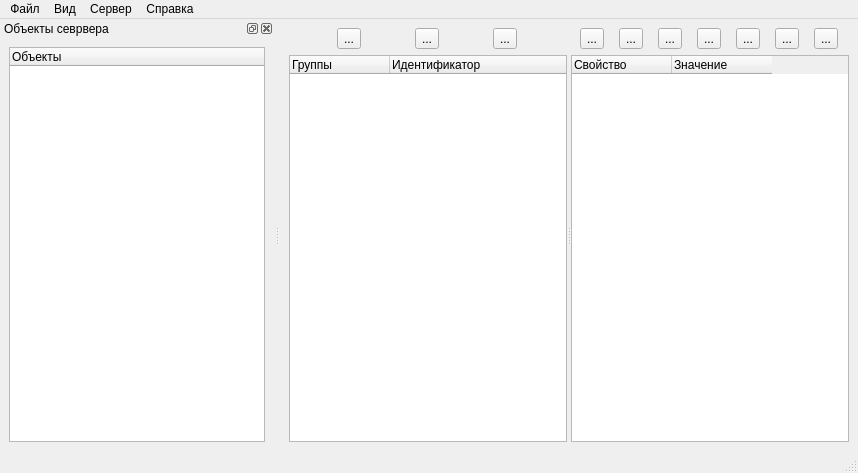
<?xml version="1.0" encoding="UTF-8"?>
<ui version="4.0">
 <class>MainWindow</class>
 <widget class="QMainWindow" name="MainWindow">
  <property name="geometry">
   <rect>
    <x>0</x>
    <y>0</y>
    <width>858</width>
    <height>473</height>
   </rect>
  </property>
  <property name="windowTitle">
   <string>Консоль администрирования</string>
  </property>
  <widget class="QWidget" name="centralwidget">
   <layout class="QGridLayout" name="gridLayout">
    <item row="0" column="0">
     <widget class="QSplitter" name="splitter">
      <property name="orientation">
       <enum>Qt::Horizontal</enum>
      </property>
      <widget class="QWidget" name="panelGroupUsers" native="true">
       <layout class="QVBoxLayout" name="treeGropPanel">
        <property name="leftMargin">
         <number>0</number>
        </property>
        <property name="topMargin">
         <number>0</number>
        </property>
        <property name="rightMargin">
         <number>0</number>
        </property>
        <property name="bottomMargin">
         <number>0</number>
        </property>
        <item>
         <layout class="QHBoxLayout" name="toolBtnGroupBox">
          <item>
           <widget class="QToolButton" name="btnAddGroup">
            <property name="toolTip">
             <string extracomment="Создать новую группу">Добавить новую группу</string>
            </property>
            <property name="text">
             <string>...</string>
            </property>
            <property name="icon">
             <iconset resource="resourse.qrc">
              <normaloff>:/new/icons/res/tbreflist.png</normaloff>:/new/icons/res/tbreflist.png</iconset>
            </property>
           </widget>
          </item>
          <item>
           <widget class="QToolButton" name="btnEditGroup">
            <property name="toolTip">
             <string extracomment="Изменить выбранную группу">Изменить выбранную группу</string>
            </property>
            <property name="text">
             <string>...</string>
            </property>
            <property name="icon">
             <iconset resource="resourse.qrc">
              <normaloff>:/new/icons/res/tbglacti.png</normaloff>:/new/icons/res/tbglacti.png</iconset>
            </property>
           </widget>
          </item>
          <item>
           <widget class="QToolButton" name="btnDelGroup">
            <property name="toolTip">
             <string extracomment="Удалить выбранную группу">Удалить выбранную группу</string>
            </property>
            <property name="text">
             <string>...</string>
            </property>
            <property name="icon">
             <iconset resource="resourse.qrc">
              <normaloff>:/new/icons/res/delete.png</normaloff>:/new/icons/res/delete.png</iconset>
            </property>
           </widget>
          </item>
         </layout>
        </item>
        <item>
         <widget class="QTreeWidget" name="treeChannels">
          <column>
           <property name="text">
            <string>Группы</string>
           </property>
          </column>
          <column>
           <property name="text">
            <string>Идентификатор</string>
           </property>
          </column>
         </widget>
        </item>
       </layout>
      </widget>
      <widget class="QWidget" name="layoutWidget">
       <layout class="QVBoxLayout" name="verticalLayout">
        <item>
         <layout class="QHBoxLayout" name="toolBottonsUsers">
          <item>
           <widget class="QToolButton" name="btnSendMessage">
            <property name="toolTip">
             <string>Отправить сообщение выбранному пользователю</string>
            </property>
            <property name="text">
             <string>...</string>
            </property>
            <property name="icon">
             <iconset resource="resourse.qrc">
              <normaloff>:/new/icons/res/send.svg</normaloff>:/new/icons/res/send.svg</iconset>
            </property>
           </widget>
          </item>
          <item>
           <widget class="QToolButton" name="btnKillSession">
            <property name="toolTip">
             <string>Удалить сеанс выбранного пользователя</string>
            </property>
            <property name="text">
             <string>...</string>
            </property>
            <property name="icon">
             <iconset resource="resourse.qrc">
              <normaloff>:/new/icons/res/KillSession.png</normaloff>:/new/icons/res/KillSession.png</iconset>
            </property>
           </widget>
          </item>
          <item>
           <widget class="QToolButton" name="btnAddUser">
            <property name="toolTip">
             <string>Добавить нового пользователя</string>
            </property>
            <property name="text">
             <string>...</string>
            </property>
            <property name="icon">
             <iconset resource="resourse.qrc">
              <normaloff>:/new/icons/res/new_element.png</normaloff>:/new/icons/res/new_element.png</iconset>
            </property>
           </widget>
          </item>
          <item>
           <widget class="QToolButton" name="btnEditUser">
            <property name="toolTip">
             <string>Изменить выбранного пользователя</string>
            </property>
            <property name="text">
             <string>...</string>
            </property>
            <property name="icon">
             <iconset resource="resourse.qrc">
              <normaloff>:/new/icons/res/tbglacti.png</normaloff>:/new/icons/res/tbglacti.png</iconset>
            </property>
           </widget>
          </item>
          <item>
           <widget class="QToolButton" name="btnDeleteUser">
            <property name="toolTip">
             <string>Удалить выбранного пользователя</string>
            </property>
            <property name="text">
             <string>...</string>
            </property>
            <property name="icon">
             <iconset resource="resourse.qrc">
              <normaloff>:/new/icons/res/delete.png</normaloff>:/new/icons/res/delete.png</iconset>
            </property>
           </widget>
          </item>
          <item>
           <widget class="QToolButton" name="btnViewMode">
            <property name="toolTip">
             <string>Сменить режим отображения списка</string>
            </property>
            <property name="text">
             <string>...</string>
            </property>
            <property name="icon">
             <iconset resource="resourse.qrc">
              <normaloff>:/new/icons/res/list_tree.png</normaloff>:/new/icons/res/list_tree.png</iconset>
            </property>
           </widget>
          </item>
          <item>
           <widget class="QToolButton" name="btnToGroup">
            <property name="toolTip">
             <string>Переместить в другую группу выбранного пользователя</string>
            </property>
            <property name="text">
             <string>...</string>
            </property>
            <property name="icon">
             <iconset resource="resourse.qrc">
              <normaloff>:/new/icons/res/move_element.png</normaloff>:/new/icons/res/move_element.png</iconset>
            </property>
           </widget>
          </item>
         </layout>
        </item>
        <item>
         <widget class="QTableWidget" name="listChildSrvObjects">
          <property name="selectionMode">
           <enum>QAbstractItemView::SingleSelection</enum>
          </property>
          <property name="selectionBehavior">
           <enum>QAbstractItemView::SelectRows</enum>
          </property>
          <column>
           <property name="text">
            <string>Свойство</string>
           </property>
           <property name="textAlignment">
            <set>AlignLeading|AlignVCenter</set>
           </property>
          </column>
          <column>
           <property name="text">
            <string>Значение</string>
           </property>
           <property name="textAlignment">
            <set>AlignJustify|AlignVCenter</set>
           </property>
          </column>
         </widget>
        </item>
       </layout>
      </widget>
     </widget>
    </item>
   </layout>
  </widget>
  <widget class="QMenuBar" name="menubar">
   <property name="geometry">
    <rect>
     <x>0</x>
     <y>0</y>
     <width>858</width>
     <height>22</height>
    </rect>
   </property>
   <widget class="QMenu" name="menu">
    <property name="title">
     <string>Файл</string>
    </property>
    <addaction name="action_4"/>
   </widget>
   <widget class="QMenu" name="mnuView">
    <property name="title">
     <string>Вид</string>
    </property>
   </widget>
   <widget class="QMenu" name="mnuService">
    <property name="title">
     <string>Сервер</string>
    </property>
    <addaction name="mnuOptions"/>
    <addaction name="separator"/>
    <addaction name="mnuStartSession"/>
    <addaction name="mnuDisconnect"/>
    <addaction name="separator"/>
    <addaction name="mnuServerRun"/>
    <addaction name="mnuServerStop"/>
   </widget>
   <widget class="QMenu" name="menu_4">
    <property name="title">
     <string>Справка</string>
    </property>
    <addaction name="action"/>
   </widget>
   <addaction name="menu"/>
   <addaction name="mnuView"/>
   <addaction name="mnuService"/>
   <addaction name="menu_4"/>
  </widget>
  <widget class="QStatusBar" name="statusbar"/>
  <widget class="QDockWidget" name="dockSrvObjects">
   <property name="windowTitle">
    <string>Объекты севрвера</string>
   </property>
   <attribute name="dockWidgetArea">
    <number>1</number>
   </attribute>
   <widget class="QWidget" name="dockWidgetContents">
    <layout class="QGridLayout" name="gridLayout_2">
     <item row="0" column="0">
      <widget class="QTreeWidget" name="treeSrvObjects">
       <column>
        <property name="text">
         <string notr="true">Объекты</string>
        </property>
       </column>
      </widget>
     </item>
    </layout>
   </widget>
  </widget>
  <action name="action">
   <property name="text">
    <string>О программе ...</string>
   </property>
  </action>
  <action name="mnuOptions">
   <property name="text">
    <string>Параметры</string>
   </property>
  </action>
  <action name="mnuObjectTree">
   <property name="checkable">
    <bool>true</bool>
   </property>
   <property name="checked">
    <bool>true</bool>
   </property>
   <property name="text">
    <string>Дерево объектов</string>
   </property>
  </action>
  <action name="action_4">
   <property name="text">
    <string>Закрыть</string>
   </property>
  </action>
  <action name="mnuStartSession">
   <property name="text">
    <string>Подключится</string>
   </property>
  </action>
  <action name="mnuDisconnect">
   <property name="text">
    <string>Отключится</string>
   </property>
  </action>
  <action name="mnuServerRun">
   <property name="text">
    <string>Запустить</string>
   </property>
  </action>
  <action name="mnuServerStop">
   <property name="text">
    <string>Остановить</string>
   </property>
  </action>
 </widget>
 <resources>
  <include location="resourse.qrc"/>
 </resources>
 <connections/>
</ui>
